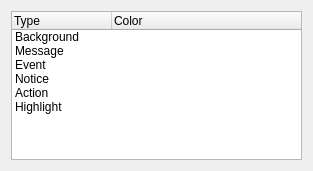
<?xml version="1.0" encoding="UTF-8"?>
<ui version="4.0">
 <class>ColorsWizardPage</class>
 <widget class="QWizardPage" name="ColorsWizardPage">
  <property name="geometry">
   <rect>
    <x>0</x>
    <y>0</y>
    <width>313</width>
    <height>171</height>
   </rect>
  </property>
  <property name="windowTitle">
   <string>Color</string>
  </property>
  <property name="windowIcon">
   <iconset resource="../../../Resource.qrc">
    <normaloff>:/Resource/Generic/Skin.png</normaloff>:/Resource/Generic/Skin.png</iconset>
  </property>
  <property name="title">
   <string>Color settings</string>
  </property>
  <property name="subTitle">
   <string>Define message colors</string>
  </property>
  <layout class="QVBoxLayout" name="verticalLayout">
   <item>
    <widget class="TreeWidget" name="treeWidget">
     <property name="rootIsDecorated">
      <bool>false</bool>
     </property>
     <property name="uniformRowHeights">
      <bool>true</bool>
     </property>
     <property name="allColumnsShowFocus">
      <bool>true</bool>
     </property>
     <column>
      <property name="text">
       <string>Type</string>
      </property>
     </column>
     <column>
      <property name="text">
       <string>Color</string>
      </property>
     </column>
     <item>
      <property name="text">
       <string>Background</string>
      </property>
      <property name="flags">
       <set>ItemIsSelectable|ItemIsEditable|ItemIsEnabled</set>
      </property>
     </item>
     <item>
      <property name="text">
       <string>Message</string>
      </property>
      <property name="flags">
       <set>ItemIsSelectable|ItemIsEditable|ItemIsEnabled</set>
      </property>
     </item>
     <item>
      <property name="text">
       <string>Event</string>
      </property>
      <property name="text">
       <string/>
      </property>
      <property name="flags">
       <set>ItemIsSelectable|ItemIsEditable|ItemIsEnabled</set>
      </property>
     </item>
     <item>
      <property name="text">
       <string>Notice</string>
      </property>
      <property name="flags">
       <set>ItemIsSelectable|ItemIsEditable|ItemIsEnabled</set>
      </property>
     </item>
     <item>
      <property name="text">
       <string>Action</string>
      </property>
      <property name="flags">
       <set>ItemIsSelectable|ItemIsEditable|ItemIsEnabled</set>
      </property>
     </item>
     <item>
      <property name="text">
       <string>Highlight</string>
      </property>
      <property name="flags">
       <set>ItemIsSelectable|ItemIsEditable|ItemIsEnabled</set>
      </property>
     </item>
    </widget>
   </item>
  </layout>
 </widget>
 <customwidgets>
  <customwidget>
   <class>TreeWidget</class>
   <extends>QTreeWidget</extends>
   <header>treewidget.h</header>
  </customwidget>
 </customwidgets>
 <resources>
  <include location="../../../Resource.qrc"/>
 </resources>
 <connections/>
</ui>
